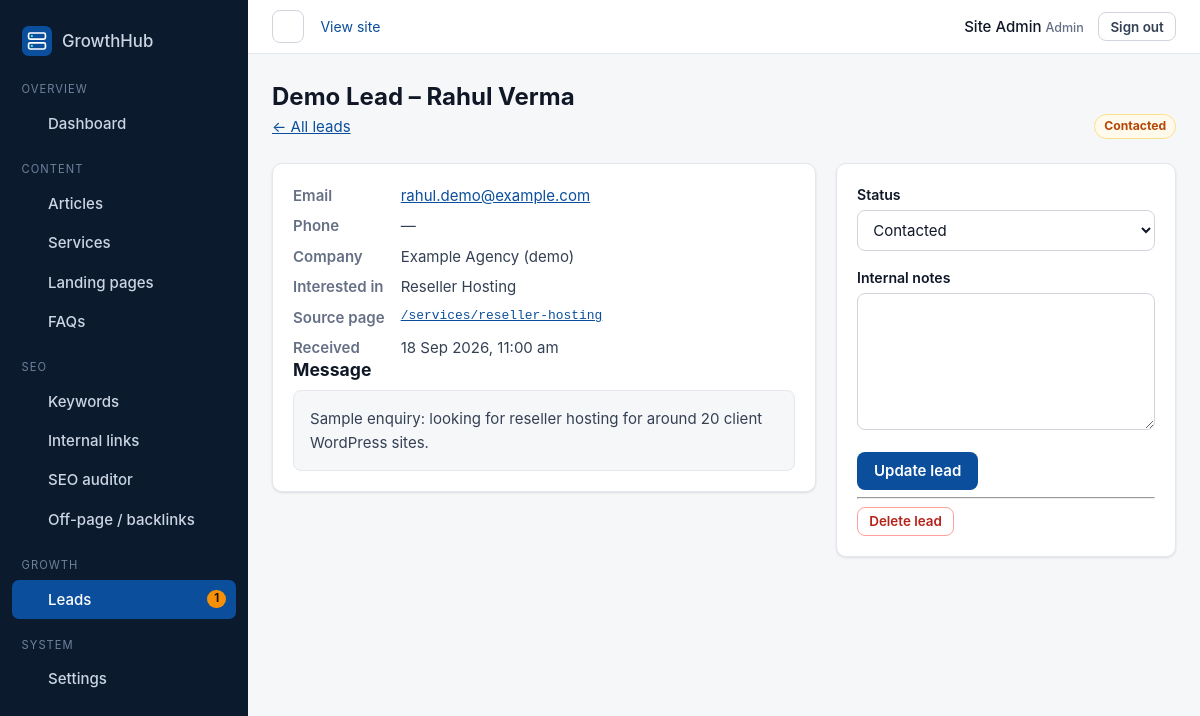
Page /admin/leads/view.php?id=2 (signed in) on the committed database.
### tables this page shows
CREATE TABLE users (
    id            INT UNSIGNED AUTO_INCREMENT PRIMARY KEY,
    name          VARCHAR(100) NOT NULL,
    email         VARCHAR(190) NOT NULL,
    password_hash VARCHAR(255) NOT NULL,
    role          ENUM('admin', 'editor') NOT NULL DEFAULT 'editor',
    last_login_at DATETIME NULL,
    notifications_seen_at DATETIME NULL,
    created_at    DATETIME NOT NULL DEFAULT CURRENT_TIMESTAMP,
    updated_at    DATETIME NOT NULL DEFAULT CURRENT_TIMESTAMP ON UPDATE CURRENT_TIMESTAMP,
    UNIQUE KEY uq_users_email (email)
);

CREATE TABLE leads (
    id          INT UNSIGNED AUTO_INCREMENT PRIMARY KEY,
    name        VARCHAR(100) NOT NULL,
    email       VARCHAR(190) NOT NULL,
    phone       VARCHAR(20)  NULL,
    company     VARCHAR(150) NULL,
    interest    VARCHAR(120) NULL COMMENT 'Requirement chosen on the form',
    message     TEXT NOT NULL,
    source_page VARCHAR(255) NOT NULL DEFAULT '/',
    keyword     VARCHAR(150) NULL COMMENT 'Primary keyword of the page that captured the lead',
    campaign    VARCHAR(100) NULL COMMENT 'utm_campaign / utm_source when present',
    status      ENUM('new', 'contacted', 'qualified', 'converted', 'closed', 'spam') NOT NULL DEFAULT 'new',
    admin_notes TEXT NULL,
    ip_hash     CHAR(64) NOT NULL,
    created_at  DATETIME NOT NULL DEFAULT CURRENT_TIMESTAMP,
    updated_at  DATETIME NOT NULL DEFAULT CURRENT_TIMESTAMP ON UPDATE CURRENT_TIMESTAMP,
    KEY idx_leads_status_created (status, created_at),
    KEY idx_leads_ip_created (ip_hash, created_at),
    KEY idx_leads_source (source_page)
);

### config/database.php (called while the page is built, shortened)
<?php
function db(): PDO
{
    static $pdo = null;
    if ($pdo instanceof PDO) {
        return $pdo;
    }
    $c = config('db');
    $dsn = sprintf('mysql:host=%s;port=%d;dbname=%s;charset=%s', $c['host'], (int) $c['port'], $c['name'], $c['charset']);
    $pdo = new PDO($dsn, $c['user'], $c['pass'], [
        PDO::ATTR_ERRMODE            => PDO::ERRMODE_EXCEPTION,
        PDO::ATTR_DEFAULT_FETCH_MODE => PDO::FETCH_ASSOC,
        PDO::ATTR_EMULATE_PREPARES   => false,
        PDO::ATTR_STRINGIFY_FETCHES  => false,
    ]);
    $pdo->exec("SET time_zone = '+05:30'");
    return $pdo;
}
function db_query(string $sql, array $params = []): PDOStatement
{
    $stmt = db()->prepare($sql);
    $stmt->execute($params);
    return $stmt;
}
function db_one(string $sql, array $params = []): ?array
{
    $row = db_query($sql, $params)->fetch();
    return $row === false ? null : $row;
}
function db_value(string $sql, array $params = [])
{
    $value = db_query($sql, $params)->fetchColumn();
    return $value === false ? null : $value;
}

### includes/bootstrap.php (called while the page is built, shortened)
<?php
function config(string $key, $default = null)
{
    $value = $GLOBALS['__config'];
    foreach (explode('.', $key) as $part) {
        $value = $value[$part];
    }
    return $value;
}
require APP_ROOT . '/config/database.php';
require APP_ROOT . '/includes/functions.php';
require APP_ROOT . '/includes/auth.php';
require APP_ROOT . '/includes/ui.php';

### includes/auth.php (called while the page is built, shortened)
<?php
function current_user(): ?array
{
    static $user = false;
    if ($user !== false) {
        return $user;
    }
    $id = $_SESSION['user_id'] ?? null;
    $user = $id ? db_one('SELECT id, name, email, role FROM users WHERE id = ?', [$id]) : null;
    return $user;
}
function require_admin(array $roles = ['admin', 'editor']): array
{
    $idle = (int) config('session.idle_timeout');
    $user = current_user();
    return $user;
}

### admin/_init.php (called while the page is built, shortened)
<?php
require_once __DIR__ . '/../includes/bootstrap.php';
require_once APP_ROOT . '/includes/admin_ui.php';
if (!defined('ADMIN_PUBLIC')) {
    $user = require_admin($ADMIN_ROLES ?? ['admin', 'editor']);
}

### admin/leads/view.php (the view, shortened to what this page needs)
<?php
require __DIR__ . '/../_init.php';
$id = input_int('id');
$lead = db_one('SELECT * FROM leads WHERE id = ?', [$id]);
admin_header('Lead: ' . $lead['name'], 'leads');
?>
<div class="page-head">
    <div><h1><?= e($lead['name']) ?></h1><p><a href="<?= e(url('/admin/leads/')) ?>">&larr; All leads</a></p></div>
    <?= status_badge($lead['status']) ?>
</div>
<div class="form-layout">
    <section class="panel">
        <dl class="meta">
            <dt>Email</dt><dd><a href="mailto:<?= e($lead['email']) ?>"><?= e($lead['email']) ?></a></dd>
            <dt>Phone</dt><dd><?= $lead['phone'] ? '<a href="tel:' . e(preg_replace('/[^0-9+]/', '', $lead['phone'])) . '">' . e($lead['phone']) . '</a>' : '—' ?></dd>
            <dt>Company</dt><dd><?= e($lead['company'] ?: '—') ?></dd>
            <dt>Interested in</dt><dd><?= e($lead['interest'] ?: '—') ?></dd>
            <dt>Source page</dt><dd class="mono"><a href="<?= e(url($lead['source_page'])) ?>" target="_blank" rel="noopener"><?= e($lead['source_page']) ?></a></dd>
            <dt>Received</dt><dd><?= e(format_date($lead['created_at'], 'j M Y, g:i a')) ?></dd>
        </dl>
        <h2>Message</h2>
        <div class="message-box"><?= e($lead['message']) ?></div>
    </section>
    <section class="panel">
        <form method="post">
            <?= form_select('status', 'Status', $lead['status'], array_combine(LEAD_STATUSES, array_map('ucfirst', LEAD_STATUSES))) ?>
            <?= form_textarea('admin_notes', 'Internal notes', (string) $lead['admin_notes'], [], ['rows' => 5]) ?>
            <button class="btn btn-primary" type="submit">Update lead</button>
        </form>
        <hr>
        <?= action_button('', 'Delete lead', ['action' => 'delete'], 'btn-danger btn-sm', 'Delete this lead permanently?') ?>
    </section>
</div>

### admin/partials/layout-top.php (shortened to what this page needs)
<?php
$sections = [
    'Overview' => [
        'dashboard' => ['/admin/dashboard.php', 'Dashboard', 'trending'],
    ],
    'Content' => [
        'posts'    => ['/admin/posts/', 'Articles', 'book'],
        'services' => ['/admin/services/', 'Services', 'server'],
        'landing'  => ['/admin/landing-pages/', 'Landing pages', 'zap'],
        'faqs'     => ['/admin/faqs/', 'FAQs', 'headset'],
    ],
    'SEO' => [
        'keywords'  => ['/admin/keywords/', 'Keywords', 'search'],
        'links'     => ['/admin/links/', 'Internal links', 'layers'],
        'audits'    => ['/admin/audits/', 'SEO auditor', 'shield'],
        'backlinks' => ['/admin/backlinks/', 'Off-page / backlinks', 'globe'],
    ],
    'Growth' => [
        'leads' => ['/admin/leads/', 'Leads', 'users'],
    ],
];
if (($user['role'] ?? '') === 'admin') {
    $sections['System'] = ['settings' => ['/admin/settings/', 'Settings', 'cpu']];
}
$newLeads = (int) db_value("SELECT COUNT(*) FROM leads WHERE status = 'new'");
?>
<!doctype html>
<html lang="en">
<head>
    <link rel="stylesheet" href="<?= e(asset('css/admin.css')) ?>">
</head>
<body class="admin">
<div class="admin-shell">
    <aside class="sidebar" id="sidebar">
        <a class="sidebar-brand" href="<?= e(url('/admin/dashboard.php')) ?>">
            <img src="<?= e(url('/assets/images/logo.svg')) ?>" alt="" width="30" height="30">
            <span>GrowthHub</span>
        </a>
        <nav aria-label="Admin">
            <?php foreach ($sections as $heading => $items): ?>
                <p class="nav-heading"><?= e($heading) ?></p>
                <ul>
                    <?php foreach ($items as $key => [$href, $label, $ic]): ?>
                        <li>
                            <a href="<?= e(url($href)) ?>"<?= $active === $key ? ' aria-current="page"' : '' ?>>
                                <?= icon($ic, 'icon icon-sm') ?> <span><?= e($label) ?></span>
                                <?php if ($key === 'leads' && $newLeads > 0): ?><span class="nav-count" title="New leads"><?= $newLeads ?></span><?php endif; ?>
                            </a>
                        </li>
                    <?php endforeach; ?>
                </ul>
            <?php endforeach; ?>
        </nav>
    </aside>
    <div class="admin-body">
        <header class="topbar">
            <button class="btn btn-icon sidebar-toggle" type="button" aria-controls="sidebar" aria-expanded="false">
                <?= icon('menu', 'icon icon-sm') ?><span class="visually-hidden">Toggle navigation</span>
            </button>
            <a class="topbar-site" href="<?= e(url('/')) ?>" target="_blank" rel="noopener">View site <?= icon('external', 'icon icon-xs') ?></a>
            <div class="topbar-user">
                <span><?= e($user['name'] ?? '') ?> <small class="role"><?= e($user['role'] ?? '') ?></small></span>
                <form method="post" action="<?= e(url('/admin/logout.php')) ?>" class="inline-form">
                    <button class="btn btn-sm btn-outline" type="submit">Sign out</button>
                </form>
            </div>
        </header>
        <main id="admin-main" class="admin-main" tabindex="-1">

### includes/functions.php (shortened to what this page needs)
<?php
function e($value): string
{
    return htmlspecialchars((string) ($value ?? ''), ENT_QUOTES | ENT_SUBSTITUTE | ENT_HTML5, 'UTF-8');
}
function base_path(): string
{
    static $path = null;
    if ($path === null) {
        $path = rtrim((string) parse_url(config('app.base_url'), PHP_URL_PATH), '/');
    }
    return $path;
}
function url(string $path = '/'): string
{
    $path = '/' . ltrim($path, '/');
    return base_path() . ($path === '/' ? '/' : $path);
}
function asset(string $path): string
{
    $file = APP_ROOT . '/assets/' . ltrim($path, '/');
    $version = is_file($file) ? filemtime($file) : 0;
    return url('/assets/' . ltrim($path, '/')) . '?v=' . $version;
}
function input_int(string $key, int $default = 0, string $source = 'get'): int
{
    $bag = $source === 'get' ? $_GET : $_POST;
    $value = filter_var($bag[$key] ?? null, FILTER_VALIDATE_INT);
    return $value === false || $value === null ? $default : $value;
}
function format_date(?string $date, string $format = 'j M Y'): string
{
    $ts = strtotime($date);
    return $ts ? date($format, $ts) : '';
}
function render_partial(string $file, array $vars = []): string
{
    extract($vars, EXTR_SKIP);
    require $file;
    return (string) ob_get_clean();
}
function status_badge(string $status): string
{
    $map = [
        'published' => 'success', 'live' => 'success', 'active' => 'success', 'won' => 'success', 'mapped' => 'success',
        'draft' => 'muted', 'paused' => 'muted', 'closed' => 'muted', 'inactive' => 'muted', 'archived' => 'muted',
        'new' => 'info', 'opportunity' => 'info', 'researching' => 'info',
        'pending' => 'warning', 'submitted' => 'warning', 'contacted' => 'warning', 'qualified' => 'warning', 'targeting' => 'warning',
        'rejected' => 'danger', 'lost' => 'danger', 'spam' => 'danger',
    ];
    $tone = $map[strtolower($status)] ?? 'muted';
    return '<span class="badge badge-' . $tone . '">' . e(ucfirst($status)) . '</span>';
}

### assets/css/admin.css (style rules this page uses)
:root { --ink: #101828; --ink-2: #344054; --muted: #667085; --line: #e4e7ec; --surface: #f6f7f9; --white: #fff; --brand: #0b4f9c; --brand-700: #08376d; --brand-50: #eaf2fc; --side: #0c1a2e; --side-2: #13253f; --success: #067647; --success-50: #ecfdf3; --warning: #b54708; --warning-50: #fffaeb; --danger: #b42318; --danger-50: #fef3f2; --info: #175cd3; --info-50: #eff8ff; --radius: 10px; --shadow: 0 1px 3px rgba(16, 24, 40, .08), 0 1px 2px rgba(16, 24, 40, .04); --font: -apple-system, BlinkMacSystemFont, "Segoe UI", Roboto, "Helvetica Neue", Arial, sans-serif; }
*, *::before, *::after { box-sizing: border-box; }
body { margin: 0; font-family: var(--font); font-size: .94rem; line-height: 1.55; color: var(--ink-2); background: var(--surface); }
h1, h2, h3 { color: var(--ink); line-height: 1.25; margin: 0 0 .5em; }
h1 { font-size: 1.5rem; }
h2 { font-size: 1.1rem; }
a { color: var(--brand); }
p { margin: 0 0 .9em; }
.mono { font-family: ui-monospace, Menlo, Consolas, monospace; font-size: .86em; }
.admin-shell { display: flex; min-height: 100vh; }
.sidebar { width: 248px; flex: none; background: var(--side); color: #b8c4d6; padding: 1.1rem .75rem; position: sticky; top: 0; height: 100vh; overflow-y: auto; }
.sidebar-brand { display: flex; align-items: center; gap: .6rem; color: #fff; font-weight: 750; font-size: 1.05rem; text-decoration: none; padding: .25rem .6rem 1rem; }
.nav-heading { font-size: .7rem; text-transform: uppercase; letter-spacing: .09em; color: #6f819b; margin: 1.1rem .6rem .35rem; }
.sidebar ul { list-style: none; margin: 0; padding: 0; }
.sidebar a { display: flex; align-items: center; gap: .65rem; padding: .5rem .6rem; border-radius: 7px; color: #cbd5e3; text-decoration: none; font-weight: 500; }
.sidebar a[aria-current="page"] { background: var(--brand); color: #fff; }
.nav-count { margin-left: auto; background: #f79009; color: #1c1300; font-size: .72rem; font-weight: 700; border-radius: 999px; padding: 0 .45rem; }
.admin-body { flex: 1; min-width: 0; display: flex; flex-direction: column; }
.topbar { display: flex; align-items: center; gap: 1rem; background: var(--white); border-bottom: 1px solid var(--line); padding: .65rem 1.5rem; position: sticky; top: 0; z-index: 20; }
.topbar-site { font-size: .88rem; text-decoration: none; }
.topbar-user { margin-left: auto; display: flex; align-items: center; gap: .9rem; font-weight: 550; color: var(--ink); }
.role { font-weight: 500; color: var(--muted); text-transform: capitalize; }
.sidebar-toggle { display: none; }
.admin-main { padding: 1.75rem 1.5rem 3rem; max-width: 1400px; width: 100%; }
.page-head { display: flex; flex-wrap: wrap; align-items: flex-end; justify-content: space-between; gap: 1rem; margin-bottom: 1.5rem; }
.page-head p { margin: 0; color: var(--muted); }
.page-head h1 { margin-bottom: .2rem; }
.btn { display: inline-flex; align-items: center; gap: .4rem; padding: .55rem 1rem; border-radius: 8px; border: 1px solid transparent; font: inherit; font-weight: 600; cursor: pointer; text-decoration: none; line-height: 1.2; white-space: nowrap; }
.btn-sm { padding: .35rem .7rem; font-size: .84rem; }
.btn-primary { background: var(--brand); color: #fff; }
.btn-outline { background: #fff; border-color: #d0d5dd; color: var(--ink-2); }
.btn-icon { padding: .45rem; background: #fff; border: 1px solid #d0d5dd; }
.inline-form { display: inline; margin: 0; }
.panel { background: var(--white); border: 1px solid var(--line); border-radius: var(--radius); box-shadow: var(--shadow); padding: 1.25rem; margin-bottom: 1.25rem; }
.badge { display: inline-block; padding: .12rem .55rem; border-radius: 999px; font-size: .76rem; font-weight: 650; border: 1px solid transparent; white-space: nowrap; }
.badge-warning { background: var(--warning-50); color: var(--warning); border-color: #fedf89; }
.form-layout { display: grid; gap: 1.25rem; align-items: start; }
@media (min-width: 1100px) { .form-layout { grid-template-columns: minmax(0, 1fr) 340px; } }
dl.meta { display: grid; grid-template-columns: max-content 1fr; gap: .45rem 1rem; margin: 0; }
dl.meta dt { color: var(--muted); font-weight: 600; }
dl.meta dd { margin: 0; word-break: break-word; }
.message-box { white-space: pre-wrap; background: var(--surface); border: 1px solid var(--line); border-radius: 8px; padding: 1rem; }
@media (min-width: 901px) { .admin-shell { background: linear-gradient(to right, var(--side) 248px, var(--surface) 248px); } }

### rows in the picture
users: name "Site Admin", role "Admin"
leads: name "Demo Lead – Rahul Verma", status "Contacted", email "rahul.demo@example.com", company "Example Agency (demo)", interest "Reseller Hosting", source_page "/services/reseller-hosting", created_at "18 Sep 2026, 11:00 am", message "Sample enquiry: looking for reseller hosting for around 20 client WordPress sites."

### other values in the picture
$heading "OVERVIEW"
$label "Dashboard"
$heading "CONTENT"
$label "Articles"
$label "Services"
$label "Landing pages"
$label "FAQs"
$heading "SEO"
$label "Keywords"
$label "Internal links"
$label "SEO auditor"
$label "Off-page / backlinks"
$heading "GROWTH"
$label "Leads"
$newLeads "1"
